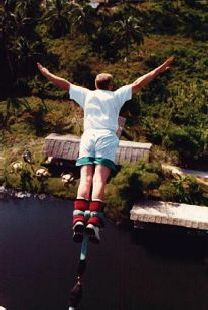
#> input picture test_images/input-color.jpg, 208 x 310 px
$ jupyter execute CSC320A2.ipynb   (older library calls are emulated)
#> lines starting #> are read from the running program, lines starting #| are printed output that depends on the picture; after the words box and inside, x2 and y2 are one past the last pixel; in counts of white or black regions, pixels touching at a corner belong together
[cell 1]
import numpy as np
import cv2 as cv
import Queue

[cell 2]
def readImage(self, fileName, key):
    success = False
    msg = 'No Image Available'

    #########################################
    ## PLACE YOUR CODE BETWEEN THESE LINES ##
    #########################################

    try:
        self._images[key] = cv.imread(fileName, -1)
        if self._images[key] is not None:
            success = True
        else:
            msg = 'Wrong file ' + fileName
    except IOError:
        msg = "can\'t read file: " + fileName

    #########################################
    return success, msg

def imshow(img):
    cv.imshow('image', img)
    cv.waitKey(0)
    cv.destroyAllWindows()

[cell 3]
source = cv.imread('./test_images/input-color.jpg', -1)
#> source is the input picture: shape (310, 208, 3); mean B, G, R 45.7, 52.5, 63.8
alpha = cv.imread('./test_images/input-alpha.bmp', -1)
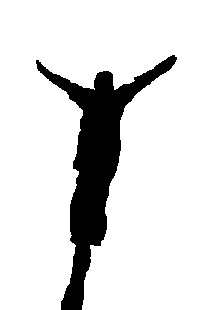
#> input picture test_images/input-alpha.bmp, 208 x 310 px
#> alpha: shape (310, 208); 86.2% white; 1 black region, box (x1, y1, x2, y2) and area: (36, 55, 177, 310) 8887
filled = np.uint8(alpha > 0)*255
inpainted = source.copy()

[cell 4]
for i in range(0,3):
    inpainted[:,:,i] *= (filled > 0)
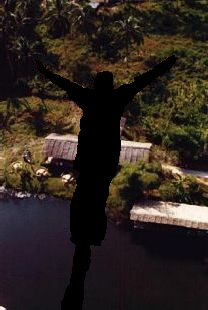
#> inpainted: shape (310, 208, 3); 13.78% of pixels changed, all inside (x1, y1, x2, y2) = (36, 55, 177, 310)

[cell 5]
unfilled = np.uint8(filled == 0)
#> unfilled: shape (310, 208); values 0 (black) and 1 (white), 13.8% white; 1 white region

[cell 6]
_, boundaries, _ = cv.findContours(unfilled, cv.RETR_LIST, cv.CHAIN_APPROX_NONE)
#> boundaries = 1 contour; box (x1, y1, x2, y2) and area: (36, 55, 177, 310) 8516

[cell 7]
confidence = (filled > 0) * 255.0

[cell 8]
channels = 1

[cell 9]
w = 10

[cell 10]
validRows = source.shape[0]-2*w
#> validRows = 290

[cell 11]
validCols = source.shape[1]-2*w
#> validCols = 188

[cell 12]
rowVec = np.arange(-w,w+1)[:,None]

[cell 13]
rowIndices = np.dot(rowVec, np.ones((1, 21), dtype=np.int32))

[cell 14]
rowIndicesVec = rowIndices.reshape((1,-1))

[cell 15]
colVec = np.arange(-w,w+1)[None,:]

[cell 16]
colIndices = np.dot(np.ones((colVec.size,1),dtype=np.int32),colVec)

[cell 17]
colIndicesVec = colIndices.reshape((1,-1))

[cell 18]
_patches = np.zeros((rowIndices.size, validRows*validCols, channels), dtype=np.uint8)

[cell 19]
_rindices = np.dot(np.arange(w,validRows+w)[:,None],np.ones((1,validCols), dtype=np.int32)).reshape((1,-1))

[cell 20]
fillFront = np.zeros_like(filled, dtype=np.uint8)

[cell 21]
fillFront = cv.drawContours(fillFront, boundaries, -1, 255)
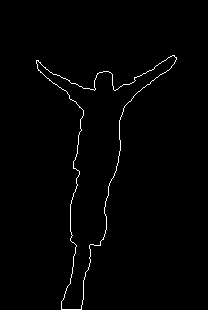
#> fillFront: shape (310, 208); 1.1% white in thin lines or dots, all inside (x1, y1, x2, y2) = (36, 55, 177, 310)

[cell 22]
imshow(fillFront)

[cell 23]
_deltaOmegapyt = Queue.PriorityQueue()

[cell 24]
_deltaOmegapyt

[cell 25]
np.array(boundaries).shape
#> Out = (1, 739, 1, 2)
